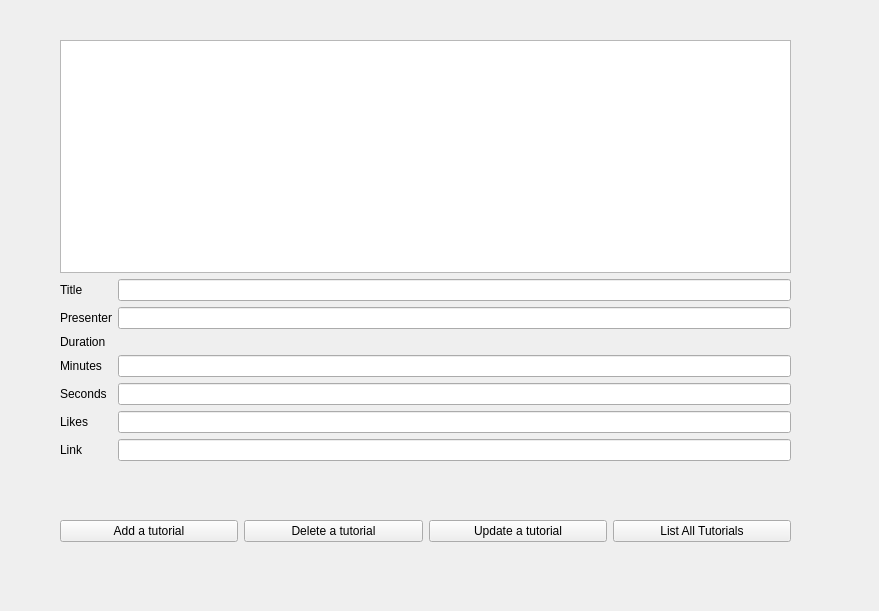
<?xml version="1.0" encoding="UTF-8"?>
<ui version="4.0">
 <class>Dialog</class>
 <widget class="QDialog" name="Dialog">
  <property name="geometry">
   <rect>
    <x>0</x>
    <y>0</y>
    <width>879</width>
    <height>611</height>
   </rect>
  </property>
  <property name="windowTitle">
   <string>Dialog</string>
  </property>
  <widget class="QDialogButtonBox" name="buttonBox">
   <property name="geometry">
    <rect>
     <x>30</x>
     <y>240</y>
     <width>341</width>
     <height>32</height>
    </rect>
   </property>
   <property name="orientation">
    <enum>Qt::Horizontal</enum>
   </property>
   <property name="standardButtons">
    <set>QDialogButtonBox::Cancel|QDialogButtonBox::Ok</set>
   </property>
  </widget>
  <widget class="QListWidget" name="ListOfTutorials">
   <property name="geometry">
    <rect>
     <x>60</x>
     <y>40</y>
     <width>731</width>
     <height>233</height>
    </rect>
   </property>
  </widget>
  <widget class="QWidget" name="layoutWidget">
   <property name="geometry">
    <rect>
     <x>60</x>
     <y>279</y>
     <width>731</width>
     <height>232</height>
    </rect>
   </property>
   <layout class="QFormLayout" name="formLayout">
    <item row="0" column="0">
     <widget class="QLabel" name="TitleLabel">
      <property name="text">
       <string>Title</string>
      </property>
     </widget>
    </item>
    <item row="0" column="1">
     <widget class="QLineEdit" name="TitlelineEdit"/>
    </item>
    <item row="1" column="0">
     <widget class="QLabel" name="PresenterLabel">
      <property name="text">
       <string>Presenter</string>
      </property>
     </widget>
    </item>
    <item row="1" column="1">
     <widget class="QLineEdit" name="PresenterlineEdit"/>
    </item>
    <item row="2" column="0">
     <widget class="QLabel" name="DurationLabel">
      <property name="text">
       <string>Duration</string>
      </property>
     </widget>
    </item>
    <item row="3" column="0">
     <widget class="QLabel" name="MinutesLabel">
      <property name="text">
       <string>Minutes</string>
      </property>
     </widget>
    </item>
    <item row="3" column="1">
     <widget class="QLineEdit" name="MinuteslineEdit"/>
    </item>
    <item row="4" column="0">
     <widget class="QLabel" name="SecondsLabel">
      <property name="text">
       <string>Seconds</string>
      </property>
     </widget>
    </item>
    <item row="4" column="1">
     <widget class="QLineEdit" name="SecondslineEdit"/>
    </item>
    <item row="5" column="0">
     <widget class="QLabel" name="LikesLabel">
      <property name="text">
       <string>Likes</string>
      </property>
     </widget>
    </item>
    <item row="5" column="1">
     <widget class="QLineEdit" name="LikeslineEdit"/>
    </item>
    <item row="6" column="0">
     <widget class="QLabel" name="LinkLabel">
      <property name="text">
       <string>Link</string>
      </property>
     </widget>
    </item>
    <item row="6" column="1">
     <widget class="QLineEdit" name="LinklineEdit"/>
    </item>
   </layout>
  </widget>
  <widget class="QWidget" name="layoutWidget_2">
   <property name="geometry">
    <rect>
     <x>60</x>
     <y>517</y>
     <width>731</width>
     <height>29</height>
    </rect>
   </property>
   <layout class="QHBoxLayout" name="horizontalLayout">
    <item>
     <widget class="QPushButton" name="AddButton">
      <property name="text">
       <string>Add a tutorial</string>
      </property>
     </widget>
    </item>
    <item>
     <widget class="QPushButton" name="DeleteButton">
      <property name="text">
       <string>Delete a tutorial</string>
      </property>
     </widget>
    </item>
    <item>
     <widget class="QPushButton" name="UpdateButton">
      <property name="text">
       <string>Update a tutorial</string>
      </property>
     </widget>
    </item>
    <item>
     <widget class="QPushButton" name="ListButton">
      <property name="text">
       <string>List All Tutorials</string>
      </property>
     </widget>
    </item>
   </layout>
  </widget>
 </widget>
 <resources/>
 <connections>
  <connection>
   <sender>buttonBox</sender>
   <signal>accepted()</signal>
   <receiver>Dialog</receiver>
   <slot>accept()</slot>
   <hints>
    <hint type="sourcelabel">
     <x>248</x>
     <y>254</y>
    </hint>
    <hint type="destinationlabel">
     <x>157</x>
     <y>274</y>
    </hint>
   </hints>
  </connection>
  <connection>
   <sender>buttonBox</sender>
   <signal>rejected()</signal>
   <receiver>Dialog</receiver>
   <slot>reject()</slot>
   <hints>
    <hint type="sourcelabel">
     <x>316</x>
     <y>260</y>
    </hint>
    <hint type="destinationlabel">
     <x>286</x>
     <y>274</y>
    </hint>
   </hints>
  </connection>
  <connection>
   <sender>AddButton</sender>
   <signal>clicked()</signal>
   <receiver>Dialog</receiver>
   <slot>AddTutorial()</slot>
   <hints>
    <hint type="sourcelabel">
     <x>181</x>
     <y>543</y>
    </hint>
    <hint type="destinationlabel">
     <x>181</x>
     <y>565</y>
    </hint>
   </hints>
  </connection>
  <connection>
   <sender>DeleteButton</sender>
   <signal>clicked()</signal>
   <receiver>Dialog</receiver>
   <slot>DeleteTutorial()</slot>
   <hints>
    <hint type="sourcelabel">
     <x>341</x>
     <y>537</y>
    </hint>
    <hint type="destinationlabel">
     <x>343</x>
     <y>565</y>
    </hint>
   </hints>
  </connection>
  <connection>
   <sender>UpdateButton</sender>
   <signal>clicked()</signal>
   <receiver>Dialog</receiver>
   <slot>UpdateTutorial()</slot>
   <hints>
    <hint type="sourcelabel">
     <x>517</x>
     <y>535</y>
    </hint>
    <hint type="destinationlabel">
     <x>518</x>
     <y>570</y>
    </hint>
   </hints>
  </connection>
  <connection>
   <sender>ListButton</sender>
   <signal>clicked()</signal>
   <receiver>Dialog</receiver>
   <slot>ListAll()</slot>
   <hints>
    <hint type="sourcelabel">
     <x>715</x>
     <y>544</y>
    </hint>
    <hint type="destinationlabel">
     <x>722</x>
     <y>576</y>
    </hint>
   </hints>
  </connection>
 </connections>
 <slots>
  <slot>AddTutorial()</slot>
  <slot>DeleteTutorial()</slot>
  <slot>UpdateTutorial()</slot>
  <slot>ListAll()</slot>
 </slots>
</ui>
